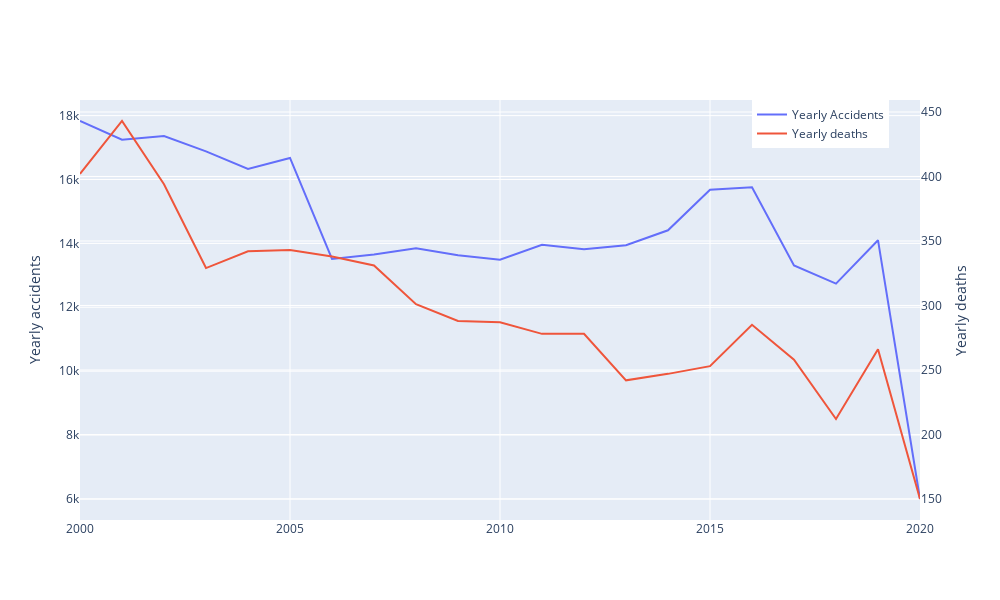

The code cell stored with this chart in its notebook:
### Code cell
# Create a figure
fig = go.Figure()

# Add bar chart to the figure
fig.add_trace(go.Scatter(x=yearly_accidents['ACCIDENTDATE'], y=yearly_accidents['ACCIDENT_NO'], name='Yearly Accidents'))

# Add scatter plot to the figure on a secondary y-axis
fig.add_trace(go.Scatter(x=yearly_accidents['ACCIDENTDATE'], y=yearly_accidents["Fatal"], name='Yearly deaths', yaxis='y2'))

# Update layout to include a secondary y-axis
fig.update_layout(
    yaxis={"title":'Yearly accidents'},
    yaxis2={"title":'Yearly deaths', 
            "overlaying":'y', 
            "side":'right'},
    legend={"x":0.8, "y":1},
    width=1000, 
    height=600
)
# fig.write_image("../Plots/Crashes and deaths.png") 
fig.show()

### Figure 1 — Plotly figure (JSON) as saved in the notebook; plotly's stock layout.template omitted (floating-point values rounded to 4 significant figures)
{"data": [{"name": "Yearly Accidents", "type": "scatter", "x": [2000, 2001, 2002, 2003, 2004, 2005, 2006, 2007, 2008, 2009, 2010, 2011, 2012, 2013, 2014, 2015, 2016, 2017, 2018, 2019, 2020], "y": [17831, 17247, 17361, 16880, 16333, 16675, 13512, 13649, 13847, 13629, 13490, 13954, 13813, 13941, 14410, 15676, 15755, 13311, 12741, 14100, 5998]}, {"name": "Yearly deaths", "type": "scatter", "x": [2000, 2001, 2002, 2003, 2004, 2005, 2006, 2007, 2008, 2009, 2010, 2011, 2012, 2013, 2014, 2015, 2016, 2017, 2018, 2019, 2020], "y": [402, 443, 394, 329, 342, 343, 338, 331, 301, 288, 287, 278, 278, 242, 247, 253, 285, 258, 212, 266, 150], "yaxis": "y2"}], "layout": {"height": 600, "legend": {"x": 0.8, "y": 1}, "width": 1000, "yaxis": {"title": {"text": "Yearly accidents"}}, "yaxis2": {"overlaying": "y", "side": "right", "title": {"text": "Yearly deaths"}}}}
